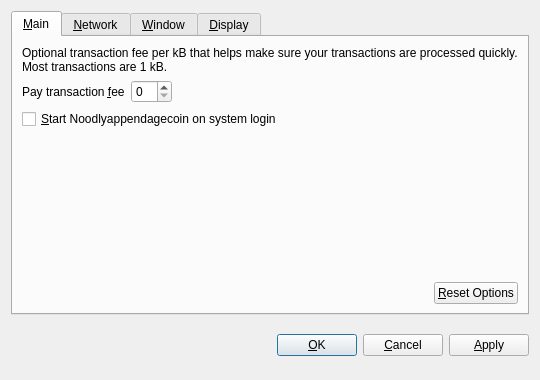
<?xml version="1.0" encoding="UTF-8"?>
<ui version="4.0">
 <class>OptionsDialog</class>
 <widget class="QDialog" name="OptionsDialog">
  <property name="geometry">
   <rect>
    <x>0</x>
    <y>0</y>
    <width>540</width>
    <height>380</height>
   </rect>
  </property>
  <property name="windowTitle">
   <string>Options</string>
  </property>
  <property name="modal">
   <bool>true</bool>
  </property>
  <layout class="QVBoxLayout" name="verticalLayout">
   <item>
    <widget class="QTabWidget" name="tabWidget">
     <property name="tabPosition">
      <enum>QTabWidget::North</enum>
     </property>
     <property name="currentIndex">
      <number>0</number>
     </property>
     <widget class="QWidget" name="tabMain">
      <attribute name="title">
       <string>&amp;Main</string>
      </attribute>
      <layout class="QVBoxLayout" name="verticalLayout_Main">
       <item>
        <widget class="QLabel" name="transactionFeeInfoLabel">
         <property name="text">
          <string>Optional transaction fee per kB that helps make sure your transactions are processed quickly. Most transactions are 1 kB.</string>
         </property>
         <property name="textFormat">
          <enum>Qt::PlainText</enum>
         </property>
         <property name="wordWrap">
          <bool>true</bool>
         </property>
        </widget>
       </item>
       <item>
        <layout class="QHBoxLayout" name="horizontalLayout_1_Main">
         <item>
          <widget class="QLabel" name="transactionFeeLabel">
           <property name="text">
            <string>Pay transaction &amp;fee</string>
           </property>
           <property name="textFormat">
            <enum>Qt::PlainText</enum>
           </property>
           <property name="buddy">
            <cstring>transactionFee</cstring>
           </property>
          </widget>
         </item>
         <item>
          <widget class="BitcoinAmountField" name="transactionFee"/>
         </item>
         <item>
          <spacer name="horizontalSpacer_1_Main">
           <property name="orientation">
            <enum>Qt::Horizontal</enum>
           </property>
           <property name="sizeHint" stdset="0">
            <size>
             <width>40</width>
             <height>20</height>
            </size>
           </property>
          </spacer>
         </item>
        </layout>
       </item>
       <item>
        <widget class="QCheckBox" name="bitcoinAtStartup">
         <property name="toolTip">
          <string>Automatically start Noodlyappendagecoin after logging in to the system.</string>
         </property>
         <property name="text">
          <string>&amp;Start Noodlyappendagecoin on system login</string>
         </property>
        </widget>
       </item>
       <item>
        <spacer name="verticalSpacer_Main">
         <property name="orientation">
          <enum>Qt::Vertical</enum>
         </property>
         <property name="sizeHint" stdset="0">
          <size>
           <width>20</width>
           <height>40</height>
          </size>
         </property>
        </spacer>
       </item>
       <item>
        <layout class="QHBoxLayout" name="horizontalLayout_2_Main">
         <item>
          <spacer name="horizontalSpacer_2_Main">
           <property name="orientation">
            <enum>Qt::Horizontal</enum>
           </property>
           <property name="sizeHint" stdset="0">
            <size>
             <width>40</width>
             <height>20</height>
            </size>
           </property>
          </spacer>
         </item>
         <item>
          <widget class="QPushButton" name="resetButton">
           <property name="toolTip">
            <string>Reset all client options to default.</string>
           </property>
           <property name="text">
            <string>&amp;Reset Options</string>
           </property>
           <property name="autoDefault">
            <bool>false</bool>
           </property>
          </widget>
         </item>
        </layout>
       </item>
      </layout>
     </widget>
     <widget class="QWidget" name="tabNetwork">
      <attribute name="title">
       <string>&amp;Network</string>
      </attribute>
      <layout class="QVBoxLayout" name="verticalLayout_Network">
       <item>
        <widget class="QCheckBox" name="mapPortUpnp">
         <property name="toolTip">
          <string>Automatically open the Noodlyappendagecoin client port on the router. This only works when your router supports UPnP and it is enabled.</string>
         </property>
         <property name="text">
          <string>Map port using &amp;UPnP</string>
         </property>
        </widget>
       </item>
       <item>
        <widget class="QCheckBox" name="connectSocks">
         <property name="toolTip">
          <string>Connect to the Noodlyappendagecoin network through a SOCKS proxy (e.g. when connecting through Tor).</string>
         </property>
         <property name="text">
          <string>&amp;Connect through SOCKS proxy:</string>
         </property>
        </widget>
       </item>
       <item>
        <layout class="QHBoxLayout" name="horizontalLayout_Network">
         <item>
          <widget class="QLabel" name="proxyIpLabel">
           <property name="text">
            <string>Proxy &amp;IP:</string>
           </property>
           <property name="textFormat">
            <enum>Qt::PlainText</enum>
           </property>
           <property name="buddy">
            <cstring>proxyIp</cstring>
           </property>
          </widget>
         </item>
         <item>
          <widget class="QValidatedLineEdit" name="proxyIp">
           <property name="maximumSize">
            <size>
             <width>140</width>
             <height>16777215</height>
            </size>
           </property>
           <property name="toolTip">
            <string>IP address of the proxy (e.g. 127.0.0.1)</string>
           </property>
          </widget>
         </item>
         <item>
          <widget class="QLabel" name="proxyPortLabel">
           <property name="text">
            <string>&amp;Port:</string>
           </property>
           <property name="textFormat">
            <enum>Qt::PlainText</enum>
           </property>
           <property name="buddy">
            <cstring>proxyPort</cstring>
           </property>
          </widget>
         </item>
         <item>
          <widget class="QLineEdit" name="proxyPort">
           <property name="maximumSize">
            <size>
             <width>55</width>
             <height>16777215</height>
            </size>
           </property>
           <property name="toolTip">
            <string>Port of the proxy (e.g. 9050)</string>
           </property>
          </widget>
         </item>
         <item>
          <widget class="QLabel" name="socksVersionLabel">
           <property name="text">
            <string>SOCKS &amp;Version:</string>
           </property>
           <property name="textFormat">
            <enum>Qt::PlainText</enum>
           </property>
           <property name="buddy">
            <cstring>socksVersion</cstring>
           </property>
          </widget>
         </item>
         <item>
          <widget class="QValueComboBox" name="socksVersion">
           <property name="toolTip">
            <string>SOCKS version of the proxy (e.g. 5)</string>
           </property>
          </widget>
         </item>
         <item>
          <spacer name="horizontalSpacer_Network">
           <property name="orientation">
            <enum>Qt::Horizontal</enum>
           </property>
           <property name="sizeHint" stdset="0">
            <size>
             <width>40</width>
             <height>20</height>
            </size>
           </property>
          </spacer>
         </item>
        </layout>
       </item>
       <item>
        <spacer name="verticalSpacer_Network">
         <property name="orientation">
          <enum>Qt::Vertical</enum>
         </property>
         <property name="sizeHint" stdset="0">
          <size>
           <width>20</width>
           <height>40</height>
          </size>
         </property>
        </spacer>
       </item>
      </layout>
     </widget>
     <widget class="QWidget" name="tabWindow">
      <attribute name="title">
       <string>&amp;Window</string>
      </attribute>
      <layout class="QVBoxLayout" name="verticalLayout_Window">
       <item>
        <widget class="QCheckBox" name="minimizeToTray">
         <property name="toolTip">
          <string>Show only a tray icon after minimizing the window.</string>
         </property>
         <property name="text">
          <string>&amp;Minimize to the tray instead of the taskbar</string>
         </property>
        </widget>
       </item>
       <item>
        <widget class="QCheckBox" name="minimizeOnClose">
         <property name="toolTip">
          <string>Minimize instead of exit the application when the window is closed. When this option is enabled, the application will be closed only after selecting Quit in the menu.</string>
         </property>
         <property name="text">
          <string>M&amp;inimize on close</string>
         </property>
        </widget>
       </item>
       <item>
        <spacer name="verticalSpacer_Window">
         <property name="orientation">
          <enum>Qt::Vertical</enum>
         </property>
         <property name="sizeHint" stdset="0">
          <size>
           <width>20</width>
           <height>40</height>
          </size>
         </property>
        </spacer>
       </item>
      </layout>
     </widget>
     <widget class="QWidget" name="tabDisplay">
      <attribute name="title">
       <string>&amp;Display</string>
      </attribute>
      <layout class="QVBoxLayout" name="verticalLayout_Display">
       <item>
        <layout class="QHBoxLayout" name="horizontalLayout_1_Display">
         <item>
          <widget class="QLabel" name="langLabel">
           <property name="text">
            <string>User Interface &amp;language:</string>
           </property>
           <property name="textFormat">
            <enum>Qt::PlainText</enum>
           </property>
           <property name="buddy">
            <cstring>lang</cstring>
           </property>
          </widget>
         </item>
         <item>
          <widget class="QValueComboBox" name="lang">
           <property name="toolTip">
            <string>The user interface language can be set here. This setting will take effect after restarting Noodlyappendagecoin.</string>
           </property>
          </widget>
         </item>
        </layout>
       </item>
       <item>
        <layout class="QHBoxLayout" name="horizontalLayout_2_Display">
         <item>
          <widget class="QLabel" name="unitLabel">
           <property name="text">
            <string>&amp;Unit to show amounts in:</string>
           </property>
           <property name="textFormat">
            <enum>Qt::PlainText</enum>
           </property>
           <property name="buddy">
            <cstring>unit</cstring>
           </property>
          </widget>
         </item>
         <item>
          <widget class="QValueComboBox" name="unit">
           <property name="toolTip">
            <string>Choose the default subdivision unit to show in the interface and when sending coins.</string>
           </property>
          </widget>
         </item>
        </layout>
       </item>
       <item>
        <widget class="QCheckBox" name="displayAddresses">
         <property name="toolTip">
          <string>Whether to show Noodlyappendagecoin addresses in the transaction list or not.</string>
         </property>
         <property name="text">
          <string>&amp;Display addresses in transaction list</string>
         </property>
        </widget>
       </item>
       <item>
        <widget class="QCheckBox" name="coinControlFeatures">
         <property name="toolTip">
          <string>Whether to show coin control features or not.</string>
         </property>
         <property name="text">
          <string>Display coin &amp;control features (experts only!)</string>
         </property>
        </widget>
       </item>
       <item>
        <spacer name="verticalSpacer_Display">
         <property name="orientation">
          <enum>Qt::Vertical</enum>
         </property>
         <property name="sizeHint" stdset="0">
          <size>
           <width>20</width>
           <height>40</height>
          </size>
         </property>
        </spacer>
       </item>
      </layout>
     </widget>
    </widget>
   </item>
   <item>
    <layout class="QHBoxLayout" name="horizontalLayout_Buttons">
     <item>
      <spacer name="horizontalSpacer_1">
       <property name="orientation">
        <enum>Qt::Horizontal</enum>
       </property>
       <property name="sizeHint" stdset="0">
        <size>
         <width>40</width>
         <height>48</height>
        </size>
       </property>
      </spacer>
     </item>
     <item>
      <widget class="QLabel" name="statusLabel">
       <property name="font">
        <font>
         <weight>75</weight>
         <bold>true</bold>
        </font>
       </property>
       <property name="text">
        <string/>
       </property>
       <property name="textFormat">
        <enum>Qt::PlainText</enum>
       </property>
       <property name="wordWrap">
        <bool>true</bool>
       </property>
      </widget>
     </item>
     <item>
      <spacer name="horizontalSpacer_2">
       <property name="orientation">
        <enum>Qt::Horizontal</enum>
       </property>
       <property name="sizeHint" stdset="0">
        <size>
         <width>40</width>
         <height>48</height>
        </size>
       </property>
      </spacer>
     </item>
     <item>
      <widget class="QPushButton" name="okButton">
       <property name="text">
        <string>&amp;OK</string>
       </property>
      </widget>
     </item>
     <item>
      <widget class="QPushButton" name="cancelButton">
       <property name="text">
        <string>&amp;Cancel</string>
       </property>
       <property name="autoDefault">
        <bool>false</bool>
       </property>
      </widget>
     </item>
     <item>
      <widget class="QPushButton" name="applyButton">
       <property name="text">
        <string>&amp;Apply</string>
       </property>
       <property name="autoDefault">
        <bool>false</bool>
       </property>
      </widget>
     </item>
    </layout>
   </item>
  </layout>
 </widget>
 <customwidgets>
  <customwidget>
   <class>BitcoinAmountField</class>
   <extends>QSpinBox</extends>
   <header>bitcoinamountfield.h</header>
  </customwidget>
  <customwidget>
   <class>QValueComboBox</class>
   <extends>QComboBox</extends>
   <header>qvaluecombobox.h</header>
  </customwidget>
  <customwidget>
   <class>QValidatedLineEdit</class>
   <extends>QLineEdit</extends>
   <header>qvalidatedlineedit.h</header>
  </customwidget>
 </customwidgets>
 <resources/>
 <connections/>
</ui>
